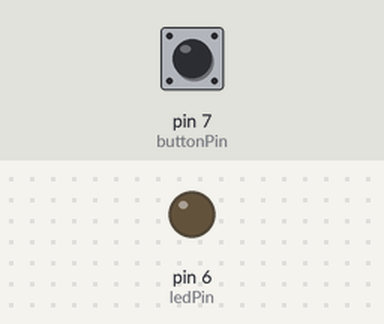
Recording of a sketch running on a simulated Arduino Uno, built with avr-gcc and run on an emulated ATmega328P. Parts: output pins drawn as LEDs (lit = HIGH). Inputs (shaded band) come from the test bench; at power-on: pin 7 (buttonPin) LOW.

Above: at 1.2 s.
1.3 s: pin 7 (buttonPin) pulled HIGH for 0.15 s
At 1.37 s:
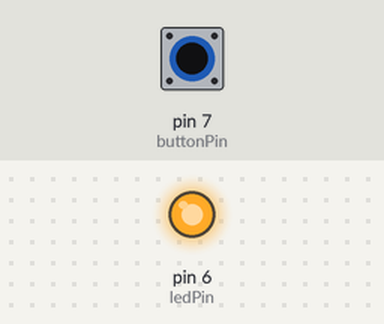
2.9 s: pin 7 (buttonPin) pulled HIGH for 3.2 s
At 7.0 s:
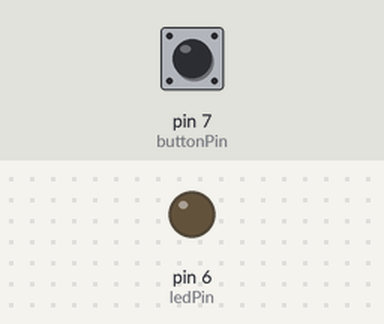
Timing chart, 0 to 8.5 s (numbered marks = the images above; inputs shaded):
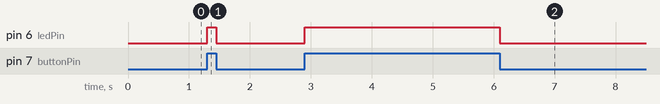

The sketch:

V1.ino
```cpp
// Menyalakan LED dengan Push Button
const int ledPin = 6;     // Pin yang terhubung ke LED
const int buttonPin = 7;  // Pin yang terhubung ke push button

int buttonState = 0;  // Variabel untuk menyimpan status push button

void setup() {
  // Inisialisasi pin LED sebagai output
  pinMode(ledPin, OUTPUT);
  // Inisialisasi pin push button sebagai input
  pinMode(buttonPin, INPUT);
}

void loop() {
  // Baca status push button
  buttonState = digitalRead(buttonPin);

  // Periksa apakah push button ditekan
  if (buttonState == HIGH) {
    // Jika ditekan, nyalakan LED
    digitalWrite(ledPin, HIGH);
  } else {
    // Jika tidak ditekan, matikan LED
    digitalWrite(ledPin, LOW);
  }
}
```

Measured:
- after the input at 1.3 s, pin 6 (ledPin): LOW → HIGH at once, → LOW 0.15 s later
- after the input at 2.9 s, pin 6 (ledPin): LOW → HIGH at once, → LOW 3.2 s later
